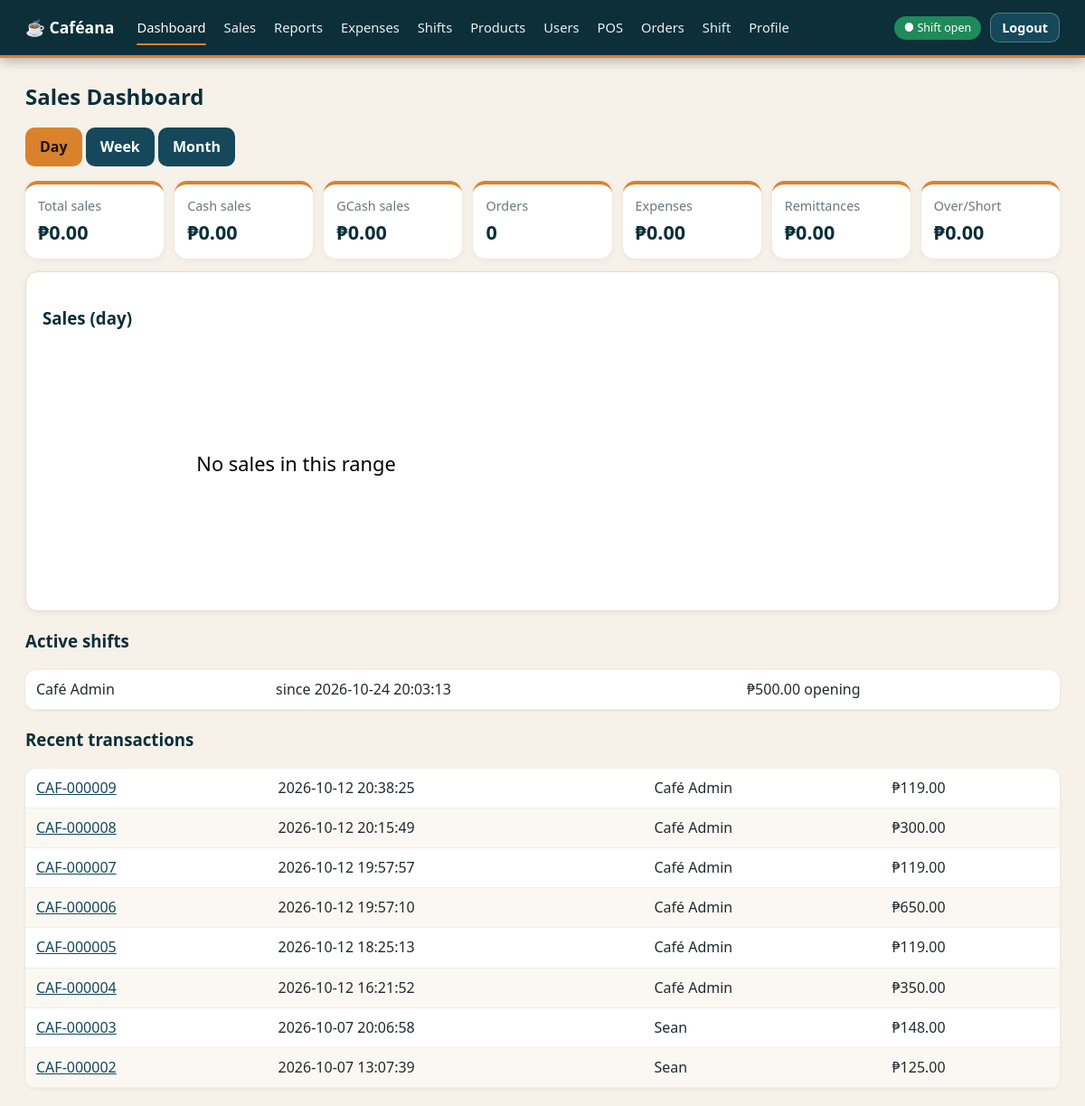
The page /admin/dashboard (signed in) on the database its author committed.
### tables this page shows
CREATE TABLE shifts(id INTEGER PRIMARY KEY,user_id INTEGER NOT NULL REFERENCES users(id),start_at TEXT NOT NULL DEFAULT(datetime('now','localtime')),end_at TEXT,
 opening_cash INTEGER NOT NULL,closing_cash INTEGER,expected_cash INTEGER,over_short INTEGER,status TEXT NOT NULL DEFAULT 'open' CHECK(status IN('open','closed')));

CREATE TABLE users(id INTEGER PRIMARY KEY,username TEXT UNIQUE NOT NULL,full_name TEXT NOT NULL,password_hash TEXT NOT NULL,
 role TEXT NOT NULL DEFAULT 'staff' CHECK(role IN('admin','staff')),status TEXT NOT NULL DEFAULT 'pending' CHECK(status IN('pending','active','rejected','inactive')),
 created_at TEXT NOT NULL DEFAULT(datetime('now','localtime')));

CREATE TABLE orders(id INTEGER PRIMARY KEY,user_id INTEGER NOT NULL REFERENCES users(id),shift_id INTEGER NOT NULL REFERENCES shifts(id),token TEXT UNIQUE NOT NULL,
 subtotal INTEGER NOT NULL,discount INTEGER NOT NULL DEFAULT 0,total INTEGER NOT NULL,created_at TEXT NOT NULL DEFAULT(datetime('now','localtime')));

### app.py (the view)
@app.route("/admin/dashboard")
@admin_required
def dashboard():
    r = request.args.get("range", "day"); r = r if r in RANGES else "day"
    c = lambda col: RANGES[r].format(c=col)
    st = q1(f"SELECT COUNT(DISTINCT o.id) n,COALESCE(SUM(p.amount),0) total,COALESCE(SUM(CASE WHEN p.method='cash' THEN p.amount END),0) cash,COALESCE(SUM(CASE WHEN p.method='gcash' THEN p.amount END),0) gcash FROM orders o JOIN payments p ON p.order_id=o.id WHERE {c('o.created_at')}")
    ex = q1(f"SELECT COALESCE(SUM(amount),0) v FROM expenses WHERE {c('created_at')}")["v"]
    rm = q1(f"SELECT COALESCE(SUM(amount),0) v FROM remittances WHERE {c('created_at')}")["v"]
    os_ = q1(f"SELECT COALESCE(SUM(over_short),0) v FROM shifts WHERE status='closed' AND {c('end_at')}")["v"]
    grp = "strftime('%H:00',o.created_at)" if r == "day" else "date(o.created_at)"
    rows = {x["k"]: x["v"] / 100 for x in q(f"SELECT {grp} k,SUM(o.total) v FROM orders o WHERE {c('o.created_at')} GROUP BY k")}
    if r == "day":
        hrs = sorted(rows); keys = [f"{h:02d}:00" for h in range(int(hrs[0][:2]), max(int(hrs[-1][:2]), datetime.now().hour) + 1)] if hrs else []
    else:
        today = datetime.now().date(); keys = [(today - timedelta(days=i)).isoformat() for i in range((7 if r == "week" else 30) - 1, -1, -1)]
    chart = [[k, rows.get(k, 0)] for k in keys] if rows else []
    return render_template("dashboard.html", st=st, ex=ex, rm=rm, os=os_, r=r, chart=chart,
        active=q("SELECT s.*,u.full_name FROM shifts s JOIN users u ON u.id=s.user_id WHERE s.status='open'"),
        recent=q("SELECT o.*,u.full_name FROM orders o JOIN users u ON u.id=o.user_id ORDER BY o.id DESC LIMIT 8"))

### app.py (called while the page is built)
def db():
    if "db" not in g:
        g.db = sqlite3.connect(DB); g.db.row_factory = sqlite3.Row
        g.db.execute("PRAGMA foreign_keys=ON"); g.db.execute("PRAGMA busy_timeout=5000")
    return g.db

@app.teardown_appcontext
def _close(e):
    d = g.pop("db", None)
    if d: d.close()

def q(sql, a=()): return db().execute(sql, a).fetchall()

def q1(sql, a=()): return db().execute(sql, a).fetchone()

@app.template_filter("peso")
def peso(c): return "₱{:,.2f}".format((c or 0) / 100)

@app.before_request
def load():
    g.user = None
    if session.get("uid"):
        g.user = q1("SELECT * FROM users WHERE id=? AND status='active'", (session["uid"],))
        if not g.user: session.clear()
    if request.method == "POST":
        t = request.form.get("csrf") or request.headers.get("X-CSRF") or ""
        if not secrets.compare_digest(t, session.get("csrf", "")): abort(400)

@app.after_request
def headers(r):
    r.headers["X-Frame-Options"] = "DENY"; r.headers["X-Content-Type-Options"] = "nosniff"; r.headers["Referrer-Policy"] = "same-origin"
    r.headers["Content-Security-Policy"] = "default-src 'self'; img-src 'self' https: data:; style-src 'self' 'unsafe-inline'; script-src 'self' 'unsafe-inline'; frame-ancestors 'none'; form-action 'self'"
    if not request.path.startswith("/static/"): r.headers["Cache-Control"] = "no-store"  # no cached financial pages after logout
    if PROD: r.headers["Strict-Transport-Security"] = "max-age=31536000"
    return r

@app.context_processor
def ctx():
    session.setdefault("csrf", secrets.token_hex(16)); u = getattr(g, "user", None); sh = None
    if u:
        try: sh = q1("SELECT 1 FROM shifts WHERE user_id=? AND status='open'", (u["id"],))
        except sqlite3.Error: pass
    return dict(csrf=session["csrf"], user=u, my_shift=sh)

def login_required(f):
    @wraps(f)
    def w(*a, **k):
        if not g.user: return redirect(url_for("login"))
        return f(*a, **k)
    return w

def admin_required(f):
    @wraps(f)
    @login_required
    def w(*a, **k):
        if g.user["role"] != "admin": abort(403)
        return f(*a, **k)
    return w

### templates/dashboard.html (shortened to what this page needs)
{% extends "base.html" %}{% block body %}
<h2>Sales Dashboard</h2>
<p>
  {% for k in ['day','week','month'] %}<a
    class="btn {{ '' if r==k else 'alt' }}"
    href="?range={{ k }}"
    >{{ k|capitalize }}</a
  >
  {% endfor %}
</p>
<div class="stats">
  <div>Total sales<b>{{ st.total|peso }}</b></div>
  <div>Cash sales<b>{{ st.cash|peso }}</b></div>
  <div>GCash sales<b>{{ st.gcash|peso }}</b></div>
  <div>Orders<b>{{ st.n }}</b></div>
  <div>Expenses<b>{{ ex|peso }}</b></div>
  <div>Remittances<b>{{ rm|peso }}</b></div>
  <div>Over/Short<b>{{ os|peso }}</b></div>
</div>
<div class="box">
  <h3>Sales ({{ r }})</h3>
  <svg id="ch" viewBox="0 0 600 200" style="width: 100%"></svg>
</div>
<h3>Active shifts</h3>
<table>
  {% for s in active %}
  <tr>
    <td>{{ s.full_name }}</td>
    <td>since {{ s.start_at }}</td>
    <td>{{ s.opening_cash|peso }} opening</td>
  </tr>
  {% else %}
  <tr>
    <td>None</td>
  </tr>
  {% endfor %}
</table>
<h3>Recent transactions</h3>
<table>
  {% for o in recent %}
  <tr>
    <td><a href="/receipt/{{ o.id }}">CAF-{{ '%06d'|format(o.id) }}</a></td>
    <td>{{ o.created_at }}</td>
    <td>{{ o.full_name }}</td>
    <td>{{ o.total|peso }}</td>
  </tr>
  {% endfor %}
</table>
{% endblock %}

### static/style.css (style rules this page uses)
:root { --night:#0c2f3a;--teal:#14485a;--accent:#D9822B;--accent2:#eb9640;--bg:#f6f1e9;--ink:#1f2a30;--muted:#6a7780;--line:#e5dccd;--brown:var(--teal);--r:12px; --hero-img:url('/static/hero.jpg');--banner-img:var(--hero-img) }
* { box-sizing:border-box }
body { margin:0;font-family:system-ui,-apple-system,"Segoe UI",Roboto,sans-serif;background:var(--bg);color:var(--ink);line-height:1.45 }
h2 { color:var(--night);margin:6px 0 14px;font-size:1.5rem }
h3 { color:var(--night) }
a { color:var(--teal) }
button,.btn { background:var(--accent);color:#1d130c;border:0;border-radius:10px;padding:10px 16px;cursor:pointer;font-size:1rem;font-weight:600;text-decoration:none;display:inline-block;font-family:inherit }
button.alt,.btn.alt { background:var(--teal);color:#fff }
.box { background:#fff;border-radius:14px;border:1px solid var(--line);padding:18px;box-shadow:0 2px 8px #0000000d }
table { width:100%;border-collapse:separate;border-spacing:0;background:#fff;border-radius:var(--r);overflow:hidden;box-shadow:0 1px 4px #0001 }
td,th { padding:10px 12px;border-bottom:1px solid #eee }
tr:nth-child(even) td { background:#fbf8f3 }
.stats { display:grid;grid-template-columns:repeat(auto-fit,minmax(150px,1fr));gap:12px;margin:14px 0 }
.stats div { background:#fff;border-radius:14px;padding:14px;border-top:4px solid var(--accent);box-shadow:0 2px 8px #0000000d;color:var(--muted);font-size:.9rem }
.stats b { display:block;font-size:1.35rem;color:var(--night);margin-top:2px }
a,button,.btn,input,select { transition:transform .15s ease,box-shadow .15s ease,background-color .15s ease,border-color .15s ease,color .15s ease }
#ch { max-width:820px;display:block;margin:0 auto }

### rows shown on the page
shifts: full_name "Café Admin", start_at "2026-10-24 20:03:13", opening_cash|peso "₱500.00"
orders: id "000009", created_at "2026-10-12 20:38:25", full_name "Café Admin", total|peso "₱119.00"
orders: id "000008", created_at "2026-10-12 20:15:49", full_name "Café Admin", total|peso "₱300.00"
orders: id "000007", created_at "2026-10-12 19:57:57", full_name "Café Admin", total|peso "₱119.00"
orders: id "000006", created_at "2026-10-12 19:57:10", full_name "Café Admin", total|peso "₱650.00"
orders: id "000005", created_at "2026-10-12 18:25:13", full_name "Café Admin", total|peso "₱119.00"
orders: id "000004", created_at "2026-10-12 16:21:52", full_name "Café Admin", total|peso "₱350.00"
orders: id "000003", created_at "2026-10-07 20:06:58", full_name "Sean", total|peso "₱148.00"
orders: id "000002", created_at "2026-10-07 13:07:39", full_name "Sean", total|peso "₱125.00"

### other values the page prints
{{ l }} "Dashboard" "Sales" "Reports" "Expenses" "Shifts" "Products" "Users"
{{ l }} "POS" "Orders" "Shift" "Profile"
{{ '● Shift open' if my_shift else '○ No shift' }} "● Shift open"
{{ k|capitalize }} "Day" "Week" "Month"
{{ st.total|peso }} "₱0.00"
{{ st.cash|peso }} "₱0.00"
{{ st.gcash|peso }} "₱0.00"
{{ st.n }} "0"
{{ ex|peso }} "₱0.00"
{{ rm|peso }} "₱0.00"
{{ os|peso }} "₱0.00"
{{ r }} "day"
